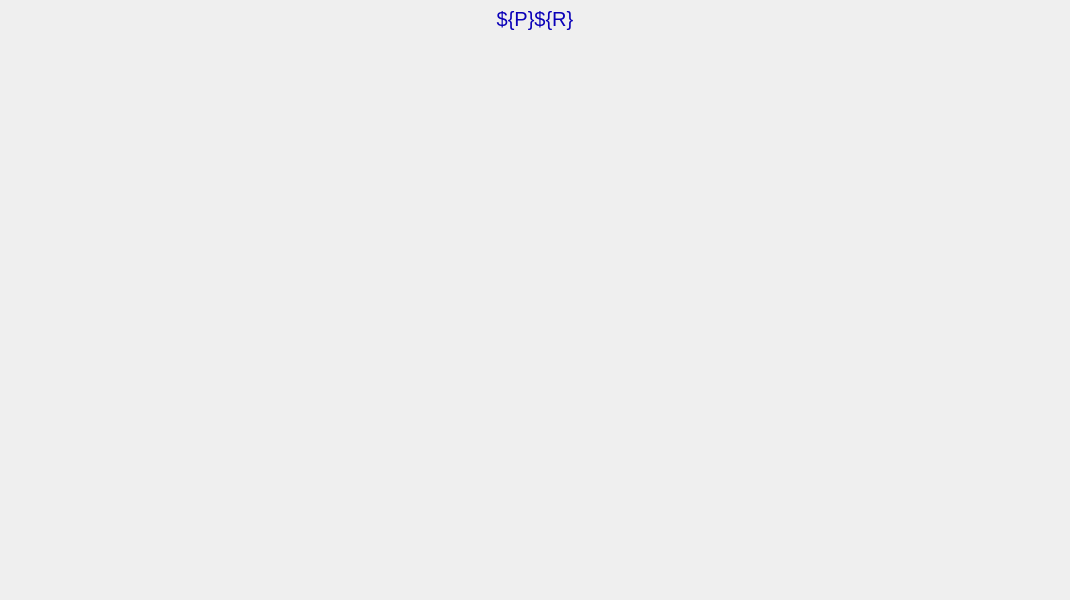
<?xml version="1.0" ?>
<ui version="4.0">
  <class>Dialog</class>
  <widget class="PyDMFrame" name="screen">
    <property name="geometry">
      <rect>
        <x>360</x>
        <y>163</y>
        <width>1070</width>
        <height>600</height>
      </rect>
    </property>
    <property name="minimumSize">
      <size>
        <width>1070</width>
        <height>600</height>
      </size>
    </property>
    <property name="styleSheet">
      <string notr="true">PyDMFrame#screen {
  color: rgb(0, 0, 0);
  background-color: rgb(187, 187, 187);
  }</string>
    </property>
    <property name="windowTitle">
      <string>NDFileNetCDF</string>
    </property>
    <layout class="QGridLayout" name="gridLayout" columnstretch="5,380,5,675,5" rowstretch="5,1,25,9,405,150,5">
      <property name="leftMargin">
        <number>0</number>
      </property>
      <property name="topMargin">
        <number>0</number>
      </property>
      <property name="rightMargin">
        <number>0</number>
      </property>
      <property name="bottomMargin">
        <number>0</number>
      </property>
      <property name="horizontalSpacing">
        <number>0</number>
      </property>
      <property name="verticalSpacing">
        <number>0</number>
      </property>
      <item row="1" column="0" rowspan="2" colspan="5">
        <widget class="PyDMDrawingRectangle" name="rectangle">
          <property name="geometry">
            <rect>
              <x>0</x>
              <y>5</y>
              <width>1070</width>
              <height>26</height>
            </rect>
          </property>
          <property name="sizePolicy">
            <sizepolicy hsizetype="Ignored" vsizetype="Ignored">
              <horstretch>0</horstretch>
              <verstretch>0</verstretch>
            </sizepolicy>
          </property>
          <property name="brush" stdset="0">
            <brush brushstyle="SolidPattern">
              <color alpha="255">
                <red>218</red>
                <green>218</green>
                <blue>218</blue>
              </color>
            </brush>
          </property>
          <property name="penStyle" stdset="0">
            <enum>Qt::SolidLine</enum>
          </property>
          <property name="penColor" stdset="0">
            <color>
              <red>218</red>
              <green>218</green>
              <blue>218</blue>
            </color>
          </property>
          <property name="penWidth" stdset="0">
            <double>0</double>
          </property>
          <property name="penCapStyle" stdset="0">
            <enum>Qt::FlatCap</enum>
          </property>
          <property name="toolTip">
            <string>rectangle</string>
          </property>
        </widget>
      </item>
      <item row="2" column="0" colspan="5">
        <widget class="QLabel" name="text">
          <property name="geometry">
            <rect>
              <x>0</x>
              <y>6</y>
              <width>1070</width>
              <height>25</height>
            </rect>
          </property>
          <property name="sizePolicy">
            <sizepolicy hsizetype="Ignored" vsizetype="Ignored">
              <horstretch>0</horstretch>
              <verstretch>0</verstretch>
            </sizepolicy>
          </property>
          <property name="text">
            <string>${P}${R}</string>
          </property>
          <property name="font">
            <font>
              <pointsize>15</pointsize>
            </font>
          </property>
          <property name="brush" stdset="0">
            <brush brushstyle="SolidPattern">
              <color alpha="255">
                <red>10</red>
                <green>0</green>
                <blue>184</blue>
              </color>
            </brush>
          </property>
          <property name="toolTip">
            <string>text</string>
          </property>
          <property name="alignment">
            <set>Qt::AlignCenter</set>
          </property>
          <property name="styleSheet">
            <string notr="true">QLabel#text {
  color: rgb(10, 0, 184);
  }</string>
          </property>
        </widget>
      </item>
      <item row="4" column="1" rowspan="2">
        <widget class="PyDMEmbeddedDisplay" name="composite">
          <property name="geometry">
            <rect>
              <x>5</x>
              <y>40</y>
              <width>380</width>
              <height>555</height>
            </rect>
          </property>
          <property name="sizePolicy">
            <sizepolicy hsizetype="Ignored" vsizetype="Ignored">
              <horstretch>0</horstretch>
              <verstretch>0</verstretch>
            </sizepolicy>
          </property>
          <property name="toolTip">
            <string>composite</string>
          </property>
          <property name="filename" stdset="0">
            <string>NDPluginBase.ui</string>
          </property>
        </widget>
      </item>
      <item row="4" column="3">
        <widget class="PyDMEmbeddedDisplay" name="composite_1">
          <property name="geometry">
            <rect>
              <x>390</x>
              <y>40</y>
              <width>675</width>
              <height>405</height>
            </rect>
          </property>
          <property name="sizePolicy">
            <sizepolicy hsizetype="Ignored" vsizetype="Ignored">
              <horstretch>0</horstretch>
              <verstretch>0</verstretch>
            </sizepolicy>
          </property>
          <property name="toolTip">
            <string>composite_1</string>
          </property>
          <property name="filename" stdset="0">
            <string>NDFileBase.ui</string>
          </property>
        </widget>
      </item>
    </layout>
    <zorder>rectangle</zorder>
    <zorder>text</zorder>
    <zorder>composite</zorder>
    <zorder>composite_1</zorder>
  </widget>
  <customwidgets>
    <customwidget>
      <class>PyDMDrawingRectangle</class>
      <extends>QWidget</extends>
      <header>pydm.widgets.drawing</header>
    </customwidget>
    <customwidget>
      <class>PyDMLabel</class>
      <extends>QLabel</extends>
      <header>pydm.widgets.label</header>
    </customwidget>
    <customwidget>
      <class>PyDMEmbeddedDisplay</class>
      <extends>QFrame</extends>
      <header>pydm.widgets.embedded_display</header>
    </customwidget>
    <customwidget>
      <class>PyDMFrame</class>
      <extends>QFrame</extends>
      <header>pydm.widgets.frame</header>
    </customwidget>
  </customwidgets>
</ui>
